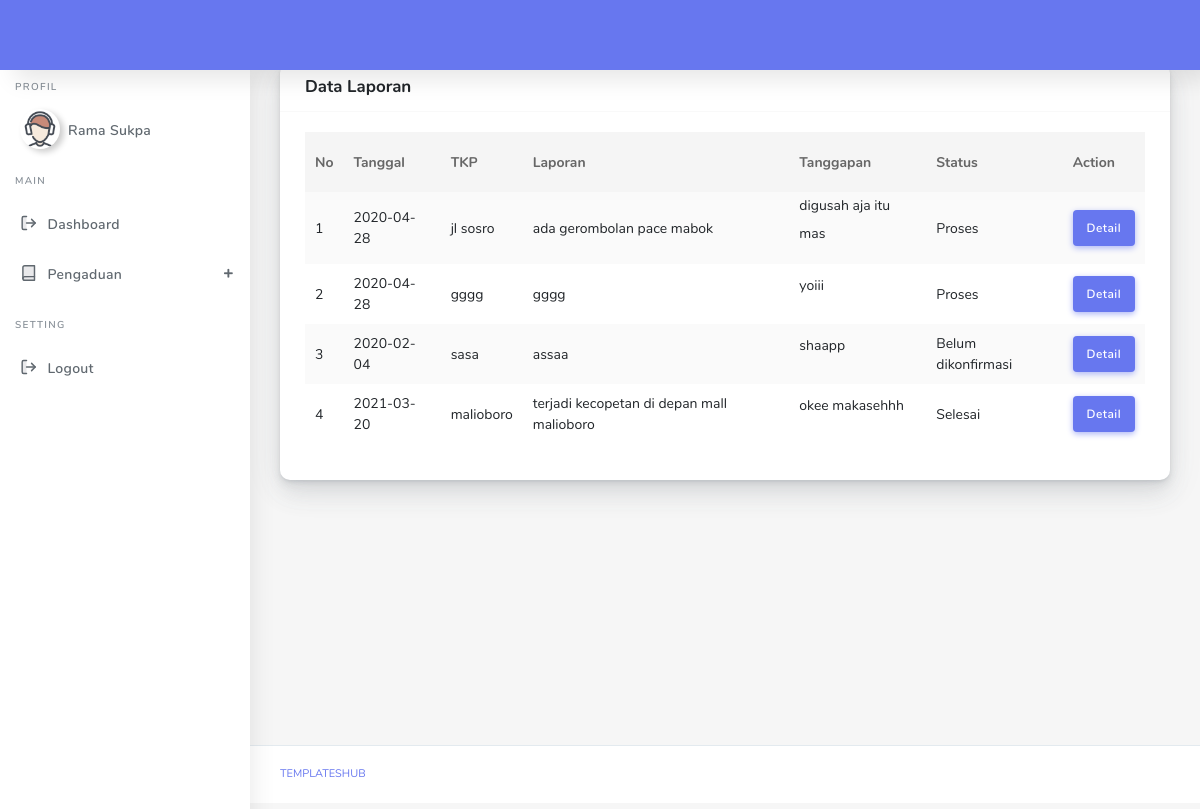
The app's page /masyarakat/tampil_data.php (signed in) with its own data.
### tables this page shows
CREATE TABLE IF NOT EXISTS `pengaduan` (
  `id_pengaduan` int(11) NOT NULL AUTO_INCREMENT,
  `tgl_pengaduan` date NOT NULL,
  `nik` char(16) NOT NULL,
  `tkp` varchar(225) NOT NULL,
  `isi_laporan` text NOT NULL,
  `foto` varchar(225) NOT NULL,
  `tanggapan` text NOT NULL,
  `status` enum('Belum dikonfirmasi','Proses','Selesai') NOT NULL,
  PRIMARY KEY (`id_pengaduan`),
  KEY `nik` (`nik`)
);

### masyarakat/tampil_data.php (the view, shortened to what this page needs)
<!DOCTYPE html>
<html lang="en">
<head>
  <link rel="stylesheet" href="../assets/css/app.min.css">
  <link rel="stylesheet" href="../assets/bundles/datatables/datatables.min.css">
  <link rel="stylesheet" href="../assets/bundles/datatables/DataTables-1.10.16/css/dataTables.bootstrap4.min.css">
  <link rel="stylesheet" href="../assets/css/style.css">
  <link rel="stylesheet" href="../assets/css/components.css">
  <link rel="stylesheet" href="../assets/css/custom.css">
</head>
<body>
  <?php include 'layout.php';
  ?>
      <div class="main-content">
        <section class="section">
          <div class="section-body">
            <div class="row">
              <div class="col-12">
                <div class="card">
                  <div class="card-header">
                    <h4>Data Laporan</h4>
                  </div>
                  <div class="card-body">
                    <div class="table-responsive">
                      <table class="table table-striped" id="table-1">
                        <thead>
                          <tr>
                            <th class="text-center">
                              No
                            </th>
                            <th>Tanggal</th>
                            <th>TKP</th>
                            <th>Laporan</th>
                            <th>Tanggapan</th>
                            <th>Status</th>
                            <th>Action</th>
                          </tr>
                        </thead>
                        <tbody>
                          <?php
                            include '../db_connect.php';
                            $no = 1;
                            $nik = $_SESSION['nik'];
                            $datalaporan = mysqli_query($koneksi, "SELECT * FROM pengaduan where nik='$nik' ORDER BY id_pengaduan DESC");
                            foreach ($datalaporan as $row) {
                          ?>
                          <tr>
                            <td><?php echo $no; ?></td>
                            <td><?php echo $row['tgl_pengaduan']; ?></td>
                            <td><?php echo $row['tkp']; ?></td>
                            <td><?php echo $row['isi_laporan']; ?></td>
                            <td><?php echo $row['tanggapan']; ?></td>
                            <td><?php echo $row['status']; ?></td>
                            <td>
                              <a class="btn btn-primary" href="detail_laporan.php?id=<?php echo $row['id_pengaduan']; ?>">Detail</a>
                            </td>
                          </tr>
                          <?php
                            $no++;
                          }
                          ?>
                        </tbody>
                      </table>
                    </div>
                  </div>
                </div>
              </div>
            </div>
          </div>
        </section>
      </div>
      <footer class="main-footer">
        <div class="footer-left">
          <a href="../templateshub.net">Templateshub</a></a>
        </div>
      </footer>
    </div>
  </div>
</body>
</html>

### records on screen
pengaduan: tgl_pengaduan "2020-04-28", tkp "jl sosro", isi_laporan "ada gerombolan pace mabok", tanggapan "digusah aja itu mas", status "Proses"
pengaduan: tgl_pengaduan "2020-04-28", tkp "gggg", isi_laporan "gggg", tanggapan "yoiii", status "Proses"
pengaduan: tgl_pengaduan "2020-02-04", tkp "sasa", isi_laporan "assaa", tanggapan "shaapp", status "Belum dikonfirmasi"
pengaduan: tgl_pengaduan "2021-03-20", tkp "malioboro", isi_laporan "terjadi kecopetan di depan mall malioboro", tanggapan "okee makasehhh", status "Selesai"

### other values on screen
$_SESSION['nama'] "Rama Sukpa"
